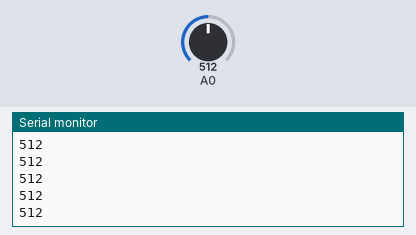
Recording of a sketch running on a simulated Arduino Uno, built with avr-gcc and run on an emulated ATmega328P. Shown: the last lines printed to the serial monitor. Inputs (shaded band) come from the test bench; at power-on: A0 = 512.

Above: at 1.2 s.
1.3 s: A0 set to 716
At 2.2 s:
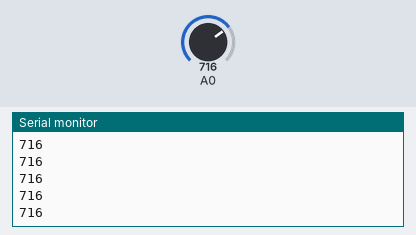
2.8 s: A0 set to 900
At 3.6 s:
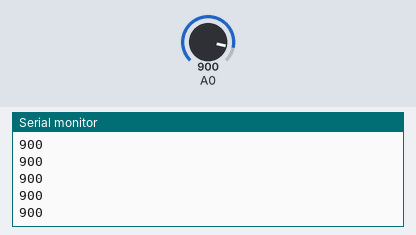
Timing chart, 0 to 5.8 s (numbered marks = the images above; inputs shaded):
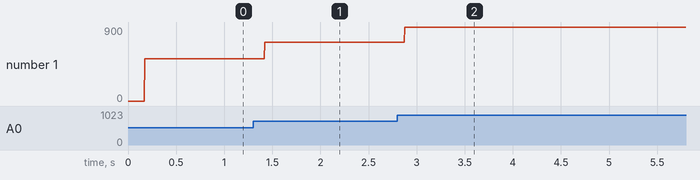

Measured:
- after the input at 1.3 s, the serial monitor: prints a new line after 0.12 s (image 1)
- after the input at 2.8 s, the serial monitor: prints a new line after 0.08 s (image 2)
- plotted number 1: 512 → 716 after the input at 1.3 s, 716 → 900 after the input at 2.8 s

The sketch:

SoilMoisture.ino
```cpp
#include <Arduino.h>
#include "SoilMoisture.h"

SoilMoisture sm;

void setup()
{
    Serial.begin(9600);
    sm.setPin(A0);
    sm.setAirWaterValue(520,260);
    sm.setup();
}

void loop()
{
    sm.update();
    Serial.println(sm.getValue());
}
```

SoilMoisture.cpp
```cpp
#include <Arduino.h>
#include "SoilMoisture.h"

SoilMoisture::SoilMoisture():_soilMoistureValue(0),_airValue(0),_waterValue(0),_intervals(0)
{

}

SoilMoisture::~SoilMoisture()
{

}

void SoilMoisture::setPin(int pin)
{
    this->_pin = pin;
}

void SoilMoisture::setAirWaterValue(int airValue,int waterValue)
{
    this->_airValue = airValue;
    this->_waterValue = waterValue;
    this->_intervals = (airValue - waterValue)/3;
}

void SoilMoisture::setup()
{
    pinMode(_pin,INPUT);
}

void SoilMoisture::update()
{
    if(millis() - this->_currentTime > 100)
    {
         _currentTime = millis();
        _soilMoistureValue = analogRead(_pin);
        if(this->_handleVeryWet && _soilMoistureValue > _waterValue && _soilMoistureValue < (_waterValue + _intervals))
        {
            this->_handleVeryWet(this->_soilMoistureValue);
        }
        if(this->_handleWet && _soilMoistureValue > (_waterValue + _intervals) && _soilMoistureValue < (_airValue - _intervals))
        {
            this->_handleWet(this->_soilMoistureValue);
        }
        if(this->_handleDry && _soilMoistureValue < _airValue && _soilMoistureValue > (_airValue - _intervals))
        {
            this->_handleDry(this->_soilMoistureValue);
        }
    }
}

int SoilMoisture::getValue()
{
    return _soilMoistureValue;
}


void SoilMoisture::setHandleVeryWet(HandleFunc handleVeryWet)
{
    this->_handleVeryWet = handleVeryWet;
}

void SoilMoisture::setHandleWet(HandleFunc handleWet)
{
   this->_handleWet = handleWet;
}

void SoilMoisture::setHandleDry(HandleFunc handleDry)
{
   this->_handleDry = handleDry;
}
```

SoilMoisture.h
```cpp
#ifndef _SoilMoisture_H_
#define _SoilMoisture_H_

typedef void (*HandleFunc)(int smValue);

class SoilMoisture
{
    public:
        SoilMoisture();
        ~SoilMoisture();

    public:
        void setPin(int pin);
        void setAirWaterValue(int airValue, int waterValue);
        void setup();
        void update();
        int  getValue();
        void setHandleVeryWet(HandleFunc handleVeryWet);
        void setHandleWet(HandleFunc handleWet);
        void setHandleDry(HandleFunc handleDry);

    private:
        HandleFunc _handleVeryWet;
        HandleFunc _handleWet;
        HandleFunc _handleDry;
        unsigned long _currentTime;
        int _soilMoistureValue;
        int _airValue;   //you need to replace this value with Value_1
        int _waterValue;  //you need to replace this value with Value_2
        int _intervals;
        int _pin;

};

#endif
```
